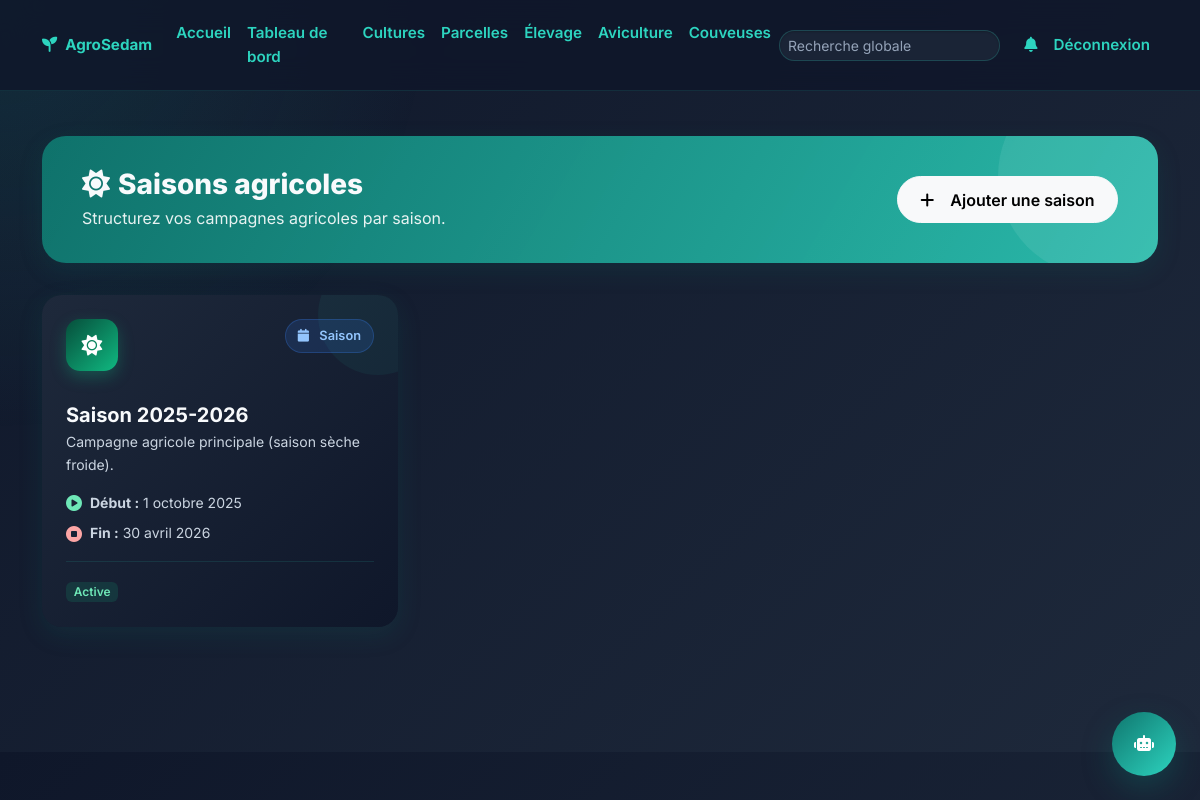
Page /seasons/ (signed in) on the committed database.
### gestion/models.py (models this page shows, shortened)
class Season(models.Model):
    name = models.CharField(max_length=100)
    start_date = models.DateField()
    end_date = models.DateField()
    description = models.TextField(blank=True)
    created_at = models.DateTimeField(auto_now_add=True)
    class Meta:
        verbose_name = 'Saison'
        verbose_name_plural = 'Saisons'
        ordering = ['-start_date']

### gestion/views.py (the view)
# urls.py: path('seasons/', views.seasons_list, name='seasons'),
@login_required
def seasons_list(request):
    seasons = Season.objects.all()
    return render(request, 'gestion/seasons.html', {'seasons': seasons})

### templates/gestion/seasons.html (shortened to what this page needs)
{% extends 'base.html' %}
{% load static %}
{% block content %}
<div class="container py-5 page-transition">
    <div class="section-header d-flex justify-content-between align-items-center flex-wrap gap-3 fade-in-up green">
        <div>
            <h2 class="mb-1"><i class="fas fa-sun me-2"></i>Saisons agricoles</h2>
            <p>Structurez vos campagnes agricoles par saison.</p>
        </div>
        <a class="btn btn-light" href="{% url 'season_create' %}"><i class="fas fa-plus me-2"></i>Ajouter une saison</a>
    </div>
    <div class="row g-4 fade-in-up delay-1">
        {% for season in seasons %}
        <div class="col-md-6 col-lg-4">
            <div class="data-card h-100">
                <div class="card-body p-4">
                    <div class="d-flex justify-content-between align-items-start mb-3">
                        <div class="card-icon green"><i class="fas fa-sun"></i></div>
                        <span class="status-badge info"><i class="fas fa-calendar me-1"></i>Saison</span>
                    </div>
                    <h5 class="fw-bold mb-1">{{ season.name }}</h5>
                    <p class="text-muted small mb-3">{{ season.description|default:"Campagne agricole" }}</p>
                    <div class="d-flex flex-column gap-2 mb-3">
                        <div class="d-flex align-items-center gap-2">
                            <i class="fas fa-play-circle text-success"></i>
                            <span class="small"><strong>Début :</strong> {{ season.start_date }}</span>
                        </div>
                        <div class="d-flex align-items-center gap-2">
                            <i class="fas fa-stop-circle text-danger"></i>
                            <span class="small"><strong>Fin :</strong> {{ season.end_date }}</span>
                        </div>
                    </div>
                    <div class="pt-3 border-top">
                        <span class="badge bg-success-subtle text-success fw-semibold">Active</span>
                    </div>
                </div>
            </div>
        </div>
        {% endfor %}
    </div>
</div>
{% endblock %}

### static/css/style.css (style rules this page uses)
:root { --primary: #0f766e; --secondary: #115e59; --accent: #2dd4bf; --pastel: #5eead4; --beige: #F5F5DC; --white: #f8fafc; --soft: #1e293b; --text: #f1f5f9; --muted: #94a3b8; --teal: #0d9488; --teal-light: #2dd4bf; --orange: #f59e0b; --orange-light: #fbbf24; --blue: #3b82f6; --blue-light: #60a5fa; --purple: #8b5cf6; --purple-light: #a78bfa; --pink: #ec4899; --pink-light: #f472b6; --radius-sm: 12px; --radius-md: 20px; --radius-lg: 24px; --shadow-sm: 0 4px 14px rgba(0, 0, 0, .25); --shadow-md: 0 8px 24px rgba(15, 118, 110, .15); --shadow-lg: 0 16px 40px rgba(15, 118, 110, .25); --shadow-xl: 0 20px 50px rgba(0, 0, 0, .35); }
* { box-sizing: border-box; }
html { scroll-behavior: smooth; }
body { font-family: 'Inter', -apple-system, BlinkMacSystemFont, sans-serif; background: linear-gradient(135deg, #0f172a 0%, #1e293b 100%); color: var(--text); line-height: 1.6; overflow-x: hidden; }
body::before { content: ''; position: fixed; inset: 0; background: radial-gradient(circle at top left, rgba(45,212,191,.12), transparent 30%); pointer-events: none; z-index: -1; }
.btn { border-radius: 999px; font-weight: 600; transition: all .25s ease; display: inline-flex; align-items: center; justify-content: center; gap: .5rem; }
.data-card { position: relative; overflow: hidden; border-radius: 20px; border: none; background: linear-gradient(135deg, #1e293b 0%, #0f172a 100%); box-shadow: var(--shadow-md); transition: transform .35s cubic-bezier(.25,.8,.25,1), box-shadow .35s ease; }
.data-card::before { content: ''; position: absolute; top: -40px; right: -40px; width: 120px; height: 120px; border-radius: 50%; background: rgba(45, 212, 191, .06); transition: transform .5s cubic-bezier(.25,.8,.25,1); pointer-events: none; }
.data-card .card-body { position: relative; z-index: 1; }
.card-icon { width: 52px; height: 52px; border-radius: 14px; display: flex; align-items: center; justify-content: center; font-size: 1.3rem; color: #fff; margin-bottom: 1rem; box-shadow: 0 6px 16px rgba(45, 212, 191, .3); transition: transform .3s ease; }
.card-icon.green { background: linear-gradient(135deg, #064e3b, #10b981); box-shadow: 0 6px 16px rgba(16, 185, 129, .3); }
.status-badge { display: inline-flex; align-items: center; gap: .4rem; padding: .35rem .75rem; border-radius: 999px; font-size: .8rem; font-weight: 600; border: 1px solid transparent; }
.status-badge.info { background: rgba(59, 130, 246, .15); color: #93c5fd; border-color: rgba(59, 130, 246, .25); }
.section-header { background: linear-gradient(120deg, rgba(15, 118, 110, .95), rgba(45, 212, 191, .85)); color: #fff; border-radius: var(--radius-lg); padding: 2rem 2.5rem; margin-bottom: 2rem; position: relative; overflow: hidden; box-shadow: var(--shadow-md); }
.section-header::after { content: ''; position: absolute; width: 200px; height: 200px; background: rgba(255, 255, 255, .08); border-radius: 50%; right: -40px; top: -60px; pointer-events: none; }
.section-header h2 { font-weight: 800; margin-bottom: .25rem; font-size: 1.75rem; position: relative; z-index: 1; }
.section-header p { color: rgba(255, 255, 255, .9); margin-bottom: 0; font-size: 1rem; position: relative; z-index: 1; }
.section-header .btn-light { border-radius: 999px; font-weight: 600; padding: .65rem 1.4rem; position: relative; z-index: 1; transition: all .25s ease; }
.fade-in-up { animation: fadeInUp .6s ease both; }
.delay-1 { animation-delay: .1s; }
.text-muted, .text-muted * { color: #cbd5e1 !important; }
small, .small { color: #cbd5e1; }
h1, h2, h3, h4, h5, h6 { color: #f8fafc; }
p, span, div { color: inherit; }
a { color: var(--accent); }
.bg-success-subtle { background-color: rgba(16, 185, 129, .15) !important; color: #6ee7b7 !important; }
.text-success { color: #6ee7b7 !important; }
.text-danger { color: #fca5a5 !important; }
.border-top, .border-bottom, .border-start, .border-end { border-color: rgba(45, 212, 191, .12) !important; }
.badge { color: #f8fafc; }
.page-transition { animation: fadeInUp .5s ease; }
body { padding-bottom: 2rem; }

### rows in the picture
Season: name "Saison 2025-2026", description "Campagne agricole principale (saison sèche froide).", start_date "1 octobre 2025", end_date "30 avril 2026"
